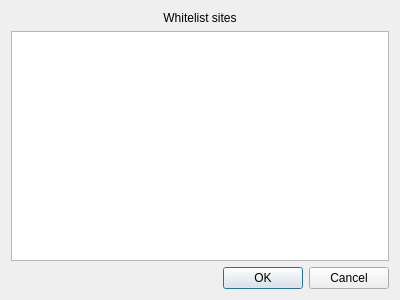
<?xml version="1.0" encoding="UTF-8"?>
<ui version="4.0">
 <class>ClickToFlashSettings</class>
 <widget class="QDialog" name="ClickToFlashSettings">
  <property name="geometry">
   <rect>
    <x>0</x>
    <y>0</y>
    <width>400</width>
    <height>300</height>
   </rect>
  </property>
  <layout class="QVBoxLayout" name="verticalLayout">
   <item>
    <widget class="QLabel" name="label">
     <property name="text">
      <string>Whitelist sites</string>
     </property>
     <property name="alignment">
      <set>Qt::AlignCenter</set>
     </property>
    </widget>
   </item>
   <item>
    <widget class="EditTableView" name="whitelist">
     <property name="alternatingRowColors">
      <bool>true</bool>
     </property>
     <property name="showGrid">
      <bool>true</bool>
     </property>
     <attribute name="horizontalHeaderVisible">
      <bool>false</bool>
     </attribute>
    </widget>
   </item>
   <item>
    <widget class="QDialogButtonBox" name="buttonBox">
     <property name="orientation">
      <enum>Qt::Horizontal</enum>
     </property>
     <property name="standardButtons">
      <set>QDialogButtonBox::Cancel|QDialogButtonBox::Ok</set>
     </property>
    </widget>
   </item>
  </layout>
 </widget>
 <customwidgets>
  <customwidget>
   <class>EditTableView</class>
   <extends>QTableView</extends>
   <header>edittableview.h</header>
  </customwidget>
 </customwidgets>
 <resources/>
 <connections>
  <connection>
   <sender>buttonBox</sender>
   <signal>accepted()</signal>
   <receiver>ClickToFlashSettings</receiver>
   <slot>accept()</slot>
   <hints>
    <hint type="sourcelabel">
     <x>342</x>
     <y>274</y>
    </hint>
    <hint type="destinationlabel">
     <x>335</x>
     <y>253</y>
    </hint>
   </hints>
  </connection>
  <connection>
   <sender>buttonBox</sender>
   <signal>rejected()</signal>
   <receiver>ClickToFlashSettings</receiver>
   <slot>reject()</slot>
   <hints>
    <hint type="sourcelabel">
     <x>254</x>
     <y>274</y>
    </hint>
    <hint type="destinationlabel">
     <x>242</x>
     <y>254</y>
    </hint>
   </hints>
  </connection>
 </connections>
</ui>
